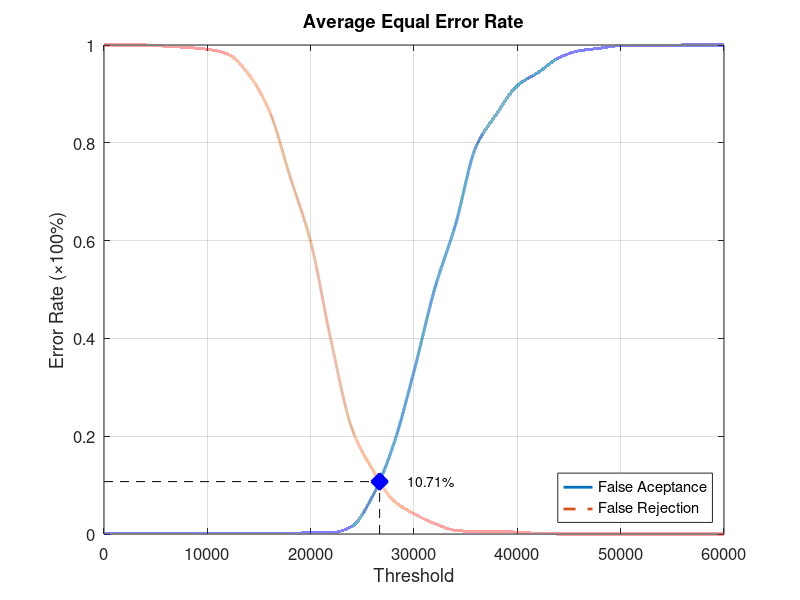
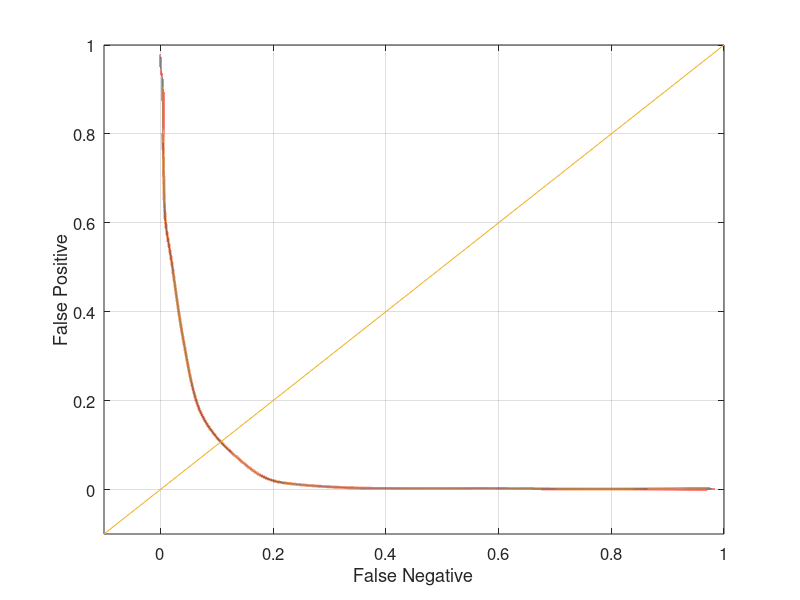

Write the MATLAB code that produced these figures, in order.
function yEER = Experiment1Average
close all;
clear;
clc;
x = 0:2000:60000;
xq = 0:0.5:60000;

y0 = [0 0.00131579 0.00131579 0.00131579 0.00131579 0.00131579 0.00131579 0.00131579 0.00131579 0.00131579 0.00263158 0.00263158 0.0157895 0.0776316 0.181579 0.332895 0.501316 0.631579 0.792105 0.85921 0.917105 0.943421 0.973684 0.988158 0.993421 0.998684 0.998684 0.998684 1 1 1];
yy0 = interp1(x, y0, xq, 'pchip');
y1 = [1 1 1 0.9975 0.995 0.99125 0.98125 0.94 0.865 0.73125 0.5975 0.3925 0.215 0.13125 0.06875 0.04125 0.02125 0.0075 0.005 0.005 0.00375 0.00125 0 0 0 0 0 0 0 0 0];
yy1 = interp1(x, y1, xq, 'pchip');

% Calculating EER: 
y2 = abs(y0 - y1);
find(y2 == min(y2))
yy2 = abs(yy0 - yy1);
xEER = find(yy2 == min(yy2));
xEERIndex = xq(xEER) % X-axis EER
yEER = yy0(xEER) % Y-axis EER

main = figure
plot(xq, yy0,'-','LineWidth', 2);	hold on
plot(xq, yy1,'--','LineWidth', 2);	hold on
plot([xEERIndex xEERIndex], [0 yEER], 'k--');	hold on
plot([0 xEERIndex], [yEER yEER], 'k--');	hold on
plot(xEERIndex, yEER, 'bx', 'LineWidth', 10);	hold on
text(xEERIndex + 10 * xEERIndex / 100, yEER, [num2str(round((10000 * yEER)) / 100) '%'])
legend('False Aceptance', 'False Rejection', 'Location', 'SouthEast')
xlabel('Threshold')
ylabel('Error Rate (\times100%)')
title('Average Equal Error Rate')
set(gca, 'FontSize', 12)
axis([0 60000 0 1])
grid on

print(main, 'Experiment1AverageMain', '-dpng');
FNRxFPR = figure('Color', [1 1 1]);
plot(yy1, yy0, '-', yy1, yy0, 'LineWidth', 2);
hold on
y = -0.1:0.1:1
plot(y, y); 
set(gca, 'FontSize', 12)
xlabel('False Negative')
ylabel('False Positive')
axis([-0.1 1 -0.1 1])
set(gca, 'FontSize', 12)
grid on

print(FNRxFPR, 'Experiment1AverageFNRxFPR','-dpng');
end
